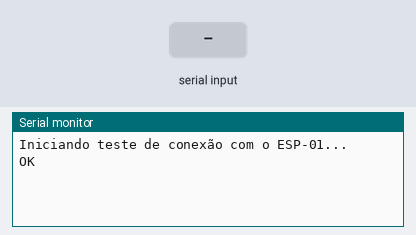
This sketch was run on a simulated Arduino Uno, built with avr-gcc and run on an emulated ATmega328P. On the bench: the last lines printed to the serial monitor. The test bench sets the inputs (shaded band). The modem accepts every AT command (registered, SIM ready, sends succeed) and sends nothing else.

Above: at 1.2 s.
1.3 s: "1" received over the second serial link
At 1.7 s:
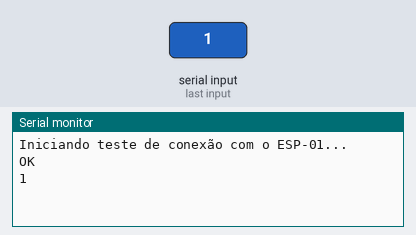
2.8 s: "0" received over the second serial link
At 4.1 s:
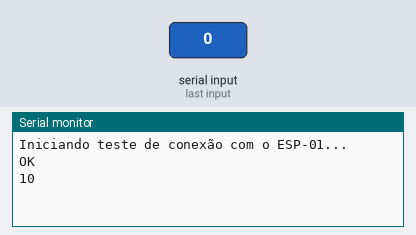

The sketch:

sketch_apr19a.ino
```cpp
#include <SoftwareSerial.h>

SoftwareSerial espSerial(2, 3); // RX (recepção) no pino 2, TX (transmissão) no pino 3

void setup() {
  Serial.begin(9600); // Inicializa a comunicação serial com o computador
  espSerial.begin(9600); // Inicializa a comunicação serial com o módulo ESP-01

  Serial.println("Iniciando teste de conexão com o ESP-01...");
  espSerial.println("AT"); // Envia o comando AT para o ESP-01
}

void loop() {
  if (espSerial.available()) { // Se houver dados disponíveis do ESP-01
    Serial.write(espSerial.read()); // Escreve os dados recebidos do ESP-01 na porta serial do computador
  }

  if (Serial.available()) { // Se houver dados disponíveis da porta serial do computador
    espSerial.write(Serial.read()); // Envia os dados recebidos do computador para o ESP-01
  }
}
```

Measured:
- after the input at 1.3 s, the serial monitor: prints a new line at once (image 1)
- after the input at 2.8 s, the serial monitor: prints a new line at once (image 2)
